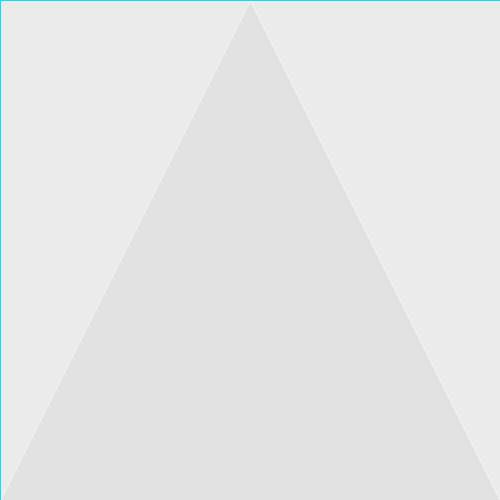
Frame 1 (no input)
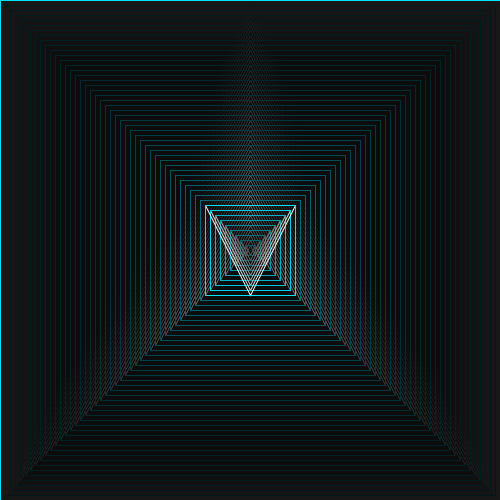
Frame 60 (the mouse pressed at the canvas centre just before this capture)
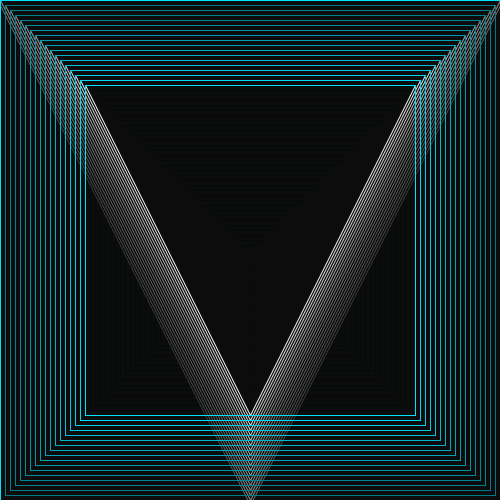
Frame 120 (the mouse held since frame 60 and released just before this capture)

The Processing sketch that drew these frames (run headless with seeded random() and noise(); from frame 60 on, the mouse is pressed at the canvas centre):

// Processing sketch: processing_69518
// ── processing_69518.pde

int m= 500;
int x= 0;
int m2= 500;
int x2= 0;
int change= 5;
int change2= 5;

void setup()
{
  size(500, 500);
  background(255);
  noFill();
  frameRate(10);
}

void draw()
{
  myTriangle();
  myRect();
}

void myRect()
{
  stroke(0,227,255);
  rect(x,x,m,m);
  m=m-2*(change2);
  x=x+change2;
  if(x>500)
  {
    change2= -5;
  }
  if(x<0)
  {
    change2= 5;
  } 
}

void myTriangle()
{
  fill(0,0,0,10);
  rect(0,0,500,500);
  stroke(255);
  triangle(250,x2,x2,m2,m2,m2);
  m2=m2-change;
  x2=x2+change;
  if(x2>500)
  {
    change = -5;
  }
  if(x2<0)
  {
    change = 5;
  }
}
